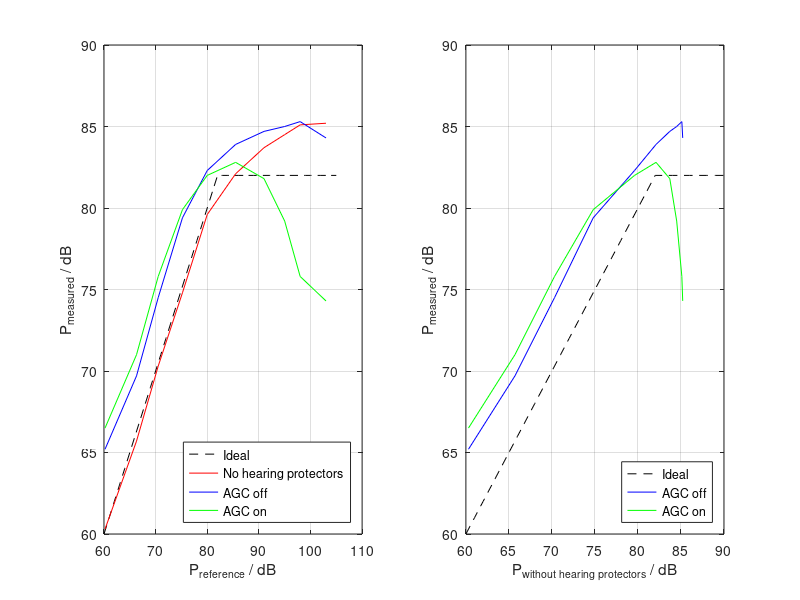

MATLAB code for this plot:
clear all;
clf;

P_ref =     [60.2 66.3 70.5 75.2 80.0 85.5 91.0 95.0 98.0 103];
P_no_hp =   [60.3 65.7 70.3 74.8 79.6 82.1 83.7 84.5 85.1 85.2];
P_agc_off = [65.2 69.7 74.5 79.4 82.3 83.9 84.7 85.0 85.3 84.3];
P_agc_on =  [66.5 71.0 75.8 79.9 82.0 82.8 81.8 79.2 75.8 74.3];

P_ref2 =    [60.5 66.5 71.2 77.2 81.0 85.0 89.5 94.0 99.5];
P_no_hp2 =  [60.6 65.4 70.5 75.4 79.1 81.2 82.4 82.9 83.2];
P_peltor =  [68.6 72.4 77.0 77.5 76.3 76.7 79.0 78.4 79.2];
% P_out = zeros(size(P_in));
% 
% for i = 1:length(P_in)
%     P_out(i) = mean(abs(audioread(['recording' num2str(i) '.wav']) .* 2^15));
% end
% 
% P_out_dB = 10 * log10(P_out .^ 2);
% 
% P_out_ref = ones(1,100).*82;
% P_out_ref(1:81) = 1:81;
% plot(1:100, P_out_ref)
% hold on;
% grid on;
% plot(P_in, P_out_dB, 'ro')
subplot(121)
plot(60:105, [60:82 ones(1,23).*82], 'black--')
hold on;
plot(P_ref, P_no_hp, 'r-')
plot(P_ref, P_agc_off, 'b-')
plot(P_ref, P_agc_on, 'g-')
grid on
xlabel('P_{reference} / dB')
ylabel('P_{measured} / dB')
legend('Ideal', 'No hearing protectors', 'AGC off', 'AGC on', 'Location', 'southeast')

subplot(122)
plot(60:90, [60:82 ones(1,8).*82], 'black--')
hold on;
plot(P_no_hp, P_agc_off, 'b-')
plot(P_no_hp, P_agc_on, 'g-')
grid on
xlabel('P_{without hearing protectors} / dB')
ylabel('P_{measured} / dB')
legend('Ideal', 'AGC off', 'AGC on', 'Location', 'southeast')
